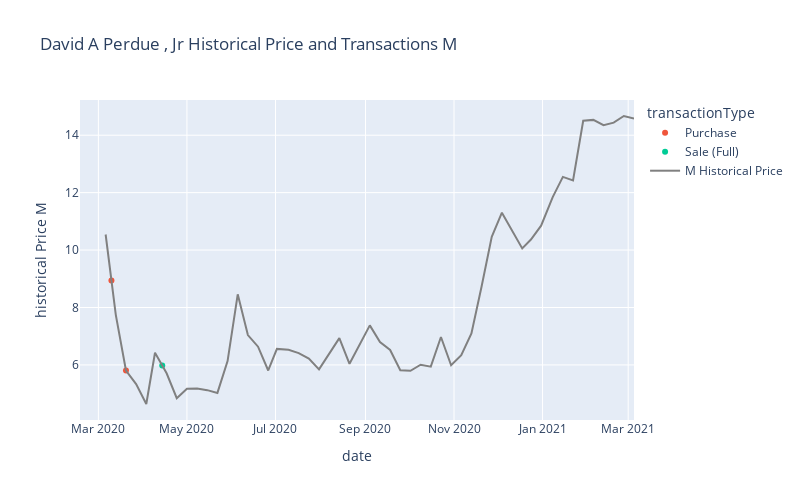

Notebook source saved alongside this figure:
### Code cell
import plotly.graph_objects as go 

def graphTransactions_fromHistorical(senatorIdInput, frame, tickerInput):


    senatorName = returnSenatorNameFromId(senatorIdInput)


    fig = px.scatter(frame, x="date", y="transactionValue", color="transactionType",
    labels=dict(transactionValue="historical Price "+ tickerInput),
    height= graphDims['height'] , width= graphDims['width'], 
    title = senatorName+ " Historical Price and Transactions "+ tickerInput)

    fig.add_trace(go.Scatter(x=frame['date'], y=frame[tickerInput], mode="lines", line=go.scatter.Line(color="grey"), 
    name=tickerInput+' Historical Price'))



    fig.show()

graphTransactions_fromHistorical(136, temp, "M")

### Figure 1 — Plotly figure (JSON) as saved in the notebook; plotly's stock layout.template omitted (floating-point values rounded to 4 significant figures)
{"data": [{"hovertemplate": "transactionType=Purchase<br>date=%{x}<br>historical Price M=%{y}<extra></extra>", "legendgroup": "Purchase", "marker": {"color": "#EF553B", "symbol": "circle"}, "mode": "markers", "name": "Purchase", "orientation": "v", "showlegend": true, "type": "scatter", "x": ["2020-03-10", "2020-03-20"], "xaxis": "x", "y": [8.944, 5.806], "yaxis": "y"}, {"hovertemplate": "transactionType=Sale (Full)<br>date=%{x}<br>historical Price M=%{y}<extra></extra>", "legendgroup": "Sale (Full)", "marker": {"color": "#00cc96", "symbol": "circle"}, "mode": "markers", "name": "Sale (Full)", "orientation": "v", "showlegend": true, "type": "scatter", "x": ["2020-04-14"], "xaxis": "x", "y": [5.977], "yaxis": "y"}, {"line": {"color": "grey"}, "mode": "lines", "name": "M Historical Price", "type": "scatter", "x": ["2020-03-06", "2020-03-10", "2020-03-13", "2020-03-20", "2020-03-20", "2020-03-27", "2020-04-03", "2020-04-09", "2020-04-14", "2020-04-17", "2020-04-24", "2020-05-01", "2020-05-08", "2020-05-15", "2020-05-22", "2020-05-29", "2020-06-05", "2020-06-12", "2020-06-19", "2020-06-26", "2020-07-02", "2020-07-10", "2020-07-17", "2020-07-24", "2020-07-31", "2020-08-07", "2020-08-14", "2020-08-21", "2020-08-28", "2020-09-04", "2020-09-11", "2020-09-18", "2020-09-25", "2020-10-02", "2020-10-09", "2020-10-16", "2020-10-23", "2020-10-30", "2020-11-06", "2020-11-13", "2020-11-20", "2020-11-27", "2020-12-04", "2020-12-11", "2020-12-18", "2020-12-24", "2020-12-31", "2021-01-08", "2021-01-15", "2021-01-22", "2021-01-29", "2021-02-05", "2021-02-12", "2021-02-19", "2021-02-26", "2021-03-05"], "y": [10.54, 8.944, 7.745, 5.806, 5.806, 5.333, 4.639, 6.423, 5.977, 5.71, 4.841, 5.169, 5.179, 5.121, 5.025, 6.134, 8.458, 7.04, 6.635, 5.806, 6.558, 6.529, 6.414, 6.221, 5.845, 6.385, 6.934, 6.037, 6.703, 7.378, 6.799, 6.52, 5.816, 5.796, 6.008, 5.941, 6.973, 5.989, 6.336, 7.098, 8.728, 10.46, 11.3, 10.69, 10.06, 10.37, 10.85, 11.84, 12.55, 12.42, 14.51, 14.53, 14.35, 14.44, 14.67, 14.58]}], "layout": {"height": 500, "legend": {"title": {"text": "transactionType"}, "tracegroupgap": 0}, "title": {"text": "David A Perdue , Jr Historical Price and Transactions M"}, "width": 800, "xaxis": {"anchor": "y", "domain": [0, 1], "title": {"text": "date"}}, "yaxis": {"anchor": "x", "domain": [0, 1], "title": {"text": "historical Price M"}}}}
